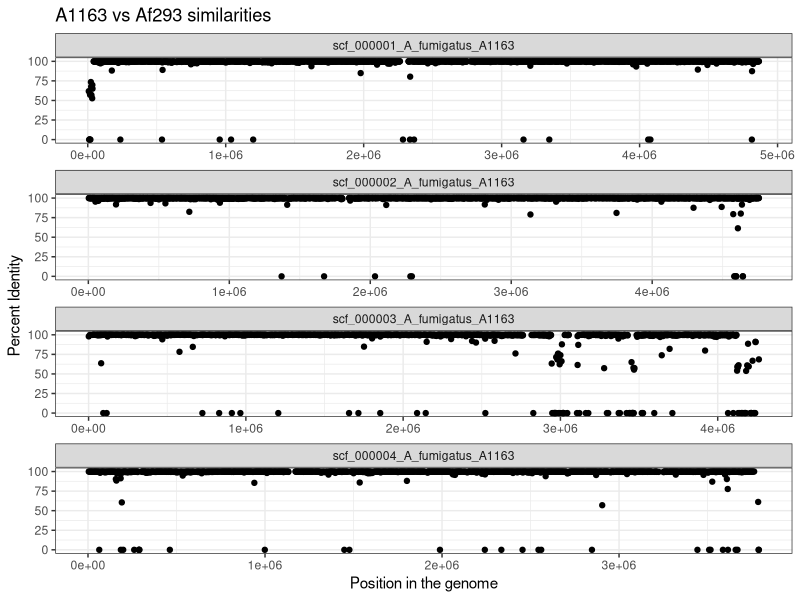
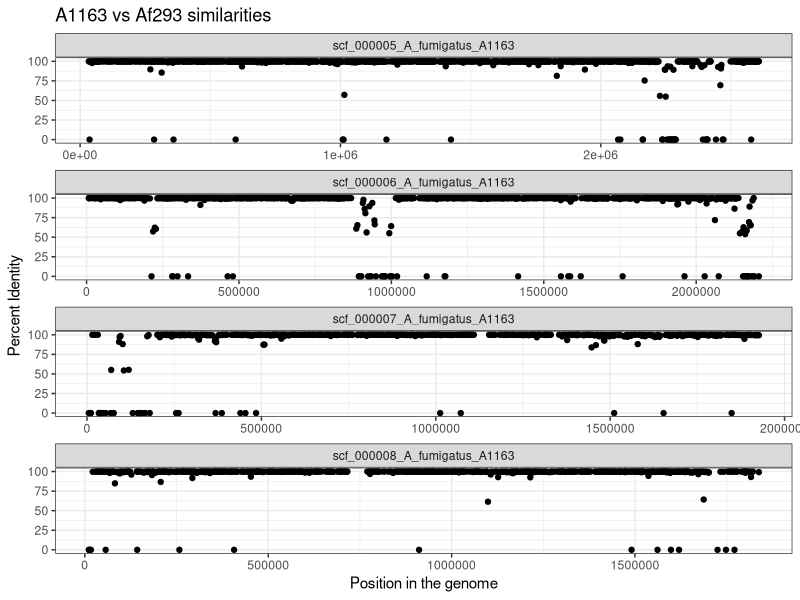

The R script that drew these images, in order:
library(ggplot2)
a1163all <- read.csv("A1163_vs_Af239.coding.classify.dat");
pdf("A1163_homolog_plot.pdf");

a1163<-subset(a1163all,a1163all$CHROM == "scf_000001_A_fumigatus_A1163" | 
a1163all$CHROM == "scf_000002_A_fumigatus_A1163" | 
a1163all$CHROM == "scf_000003_A_fumigatus_A1163" | 
a1163all$CHROM == "scf_000004_A_fumigatus_A1163" 
) 			

scores <- ggplot(a1163) + geom_point(aes(x=START,y=PERCENTID)) + 
       facet_wrap(~ CHROM,ncol=1,scales="free") + ggtitle("A1163 vs Af293 similarities") + xlab("Position in the genome") + ylab("Percent Identity") + theme_bw();

print(scores)

a1163<-subset(a1163all,a1163all$CHROM == "scf_000005_A_fumigatus_A1163" | 
a1163all$CHROM == "scf_000006_A_fumigatus_A1163" |
a1163all$CHROM == "scf_000007_A_fumigatus_A1163" | 
a1163all$CHROM == "scf_000008_A_fumigatus_A1163"
) 			


scores <- ggplot(a1163) + geom_point(aes(x=START,y=PERCENTID)) + 
       facet_wrap(~ CHROM,ncol=1,scales="free") + ggtitle("A1163 vs Af293 similarities") + xlab("Position in the genome") + ylab("Percent Identity") + theme_bw();

print(scores)
